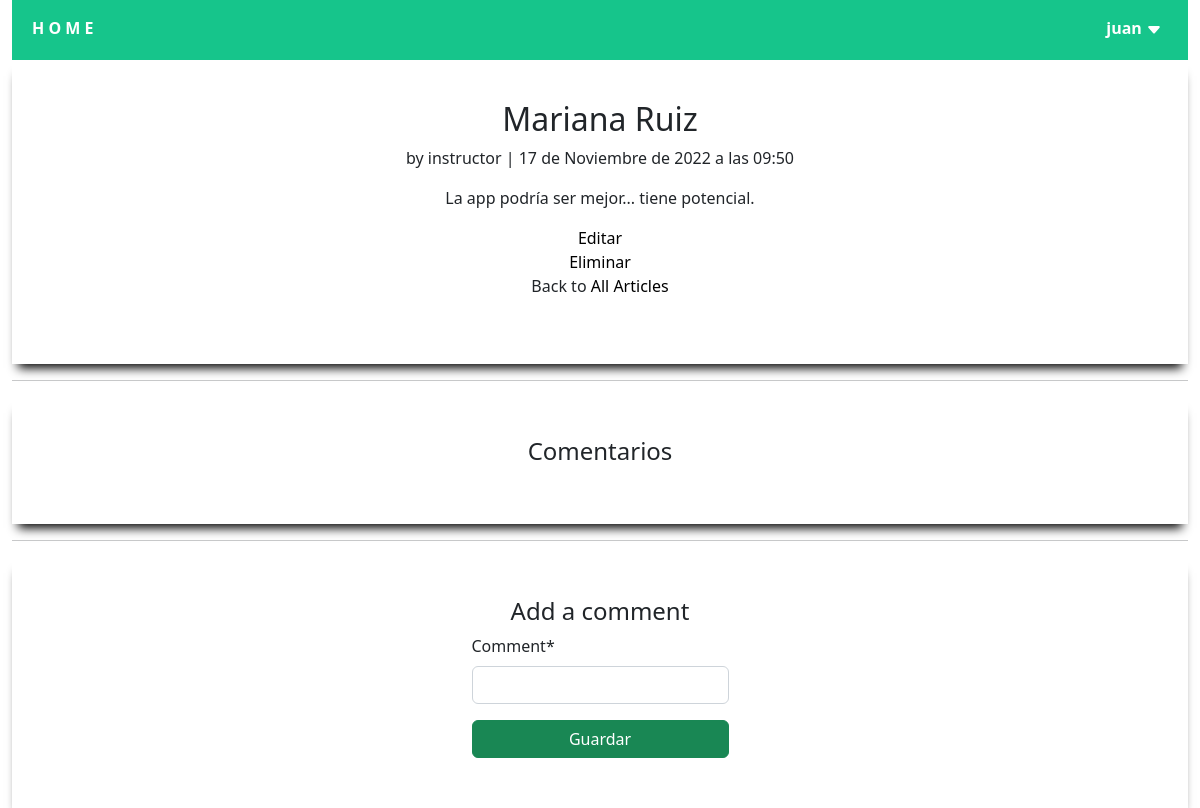
The page /articles/2/ (signed in) on the database its author committed.
### accounts/models.py (models this page shows)
class CustomUser(AbstractUser):
    age = models.PositiveIntegerField(null=True, blank=True)

### articles/models.py (models this page shows, shortened)
class Article(models.Model):
    title = models.CharField(max_length=255)
    body = models.TextField()
    date = models.DateTimeField(auto_now_add=True)
    author = models.ForeignKey(
        settings.AUTH_USER_MODEL,
        on_delete=models.CASCADE,
    )

### articles/views.py (the view, shortened to what this page needs)
# urls.py: path("<int:pk>/", ArticleDetailView.as_view(),
class ArticleDetailView(LoginRequiredMixin, DetailView):
    def get(self, request, *args, **kwargs):
        view = CommentGet.as_view()
        return view(request, *args, **kwargs)

### articles/forms.py
class CommentForm(forms.ModelForm):
    class Meta:
        model = Comment
        fields = ("comment",)

### articles/views.py (called while the page is built)
    def  get_context_data(self, **kwargs):
        context = super().get_context_data(**kwargs)
        context['form'] = CommentForm()
        return context

### templates/article_detail.html (shortened to what this page needs)
{% extends "base.html" %}
{% load crispy_forms_tags %}
{% block content %}
<div class="box-comment">
    <div class="content-comment">
        <h2>{{ object.title }}</h2>
        <p>by {{ object.author }} | {{ object.date }}</p>
        <p>{{ object.body }}</p>
        <a href="{% url 'article_edit' article.pk %}">Editar</a>
        <a href="{% url 'article_delete' article.pk %}">Eliminar</a>
        <p>Back to <a href="{% url 'article_list' %}">All Articles</a></p>
    </div>
</div>
<hr>
<div class="box-comment">
    <div class="content-comment">
        <h4>Comentarios</h4>
    </div>
</div>
<hr>
<div class="box-login">
    <div class="login-content">
        <h4>Add a comment</h4>
        <form action="" method="post">
            {{ form|crispy }}
            <button class="boton-login btn btn-success ml-2" type="submit">Guardar</button>
        </form>
    </div>
</div>
{% endblock content %}

### templates/base.html (shortened to what this page needs)
{% load static %}
<html>
<head>
    <link rel="stylesheet" href="{% static 'bootstrap-5.2.2-dist/css/bootstrap.min.css' %}">
    <link rel="stylesheet" href="{% static 'css/base.css' %}">
</head>
<body>
    <div class="container-fluid">
        <header class="header">
            <nav class="menu">
                <a class="logo-header" href="{% url 'home' %}">H O M E</a>
                <ul>
                    {% if user.is_authenticated %}
                    <div class="dropdown">
                        <button onclick="myFunction()" class="dropbtn">
                            {{ user.username }}
                            <svg xmlns="http://www.w3.org/2000/svg" width="16" height="16" fill="currentColor"
                                class="bi bi-caret-down-fill" viewBox="0 0 16 16">
                                <path
                                    d="M7.247 11.14 2.451 5.658C1.885 5.013 2.345 4 3.204 4h9.592a1 1 0 0 1 .753 1.659l-4.796 5.48a1 1 0 0 1-1.506 0z" />
                            </svg>
                        </button>
                    </div>
                    {% else %}
                    <li><a href="{% url 'login' %}" class="">Inciar Sesión</a></li>
                    <li><a href="{% url 'signup' %}" class="">Registrarse</a></li>
                    {% endif %}
                </ul>
            </nav>
        </header>
        {% block content %}
        {% endblock content %}
    </div>
</body>
</html>

### static/css/base.css (style rules this page uses)
* { margin: 0; padding: 0; box-sizing: border-box; }
a { text-decoration: none; color: rgb(0, 0, 0); font-weight: 15px; font-weight: 500; }
.logo-Header { text-decoration: none; color: rgb(255, 255, 255); font-weight: bold; }
.menu { padding-right: 10px; padding-left: 20px; display: flex; flex-direction: row; align-items: baseline; justify-content: space-between; height: 60px; background-color: rgb(22, 197, 139); }
.menu ul { list-style: none; display: flex; flex-direction: row; }
.dropbtn { background-color: #04aa6d00; color: white; font-weight: bold; padding: 16px; font-size: 16px; border: none; cursor: pointer; }
.dropdown { position: relative; display: inline-block; }
.box-login { width: 100%; box-shadow: 0px 10px 10px -6px black; display: flex; justify-content: center; align-items: center; }
.login-content { background-color: rgb(255, 255, 255); width: 100%; padding-top: 40px; padding-left: 40px; padding-right: 40px; display: flex; justify-content: center; align-items: center; flex-direction: column; padding-bottom: 50px; }
.boton-login { text-align: center; width: 100%; }
.box-comment { width: 100%; box-shadow: 0px 10px 10px -6px black; display: flex; justify-content: center; align-items: center; }
.content-comment { background-color: rgb(255, 255, 255); width: 100%; padding-top: 40px; padding-left: 40px; padding-right: 40px; display: flex; justify-content: center; align-items: center; flex-direction: column; padding-bottom: 50px; }
.boton-login { width: 100%; }

### rows shown on the page
CustomUser: username "juan"
Article: title "Mariana Ruiz", author "instructor", date "17 de Noviembre de 2022 a las 09:50", body "La app podría ser mejor... tiene potencial."
